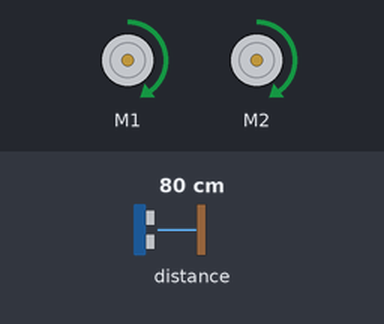
A program run on a simulated BBC micro:bit (MakeCode). Shown: 2 × DC motor (green arrow = forward, orange = backward, longer = faster). Inputs (shaded band) come from the test bench; at power-on: distance to the obstacle 80 cm.

Above: at 0.1 s.
Timing chart, 0 to 1.6 s (numbered marks = the images above):
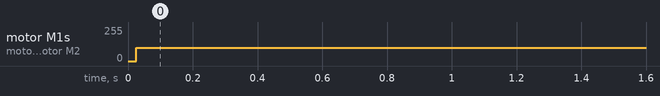

The program:

main.ts
```typescript
let distance = maqueen.Ultrasonic(PingUnit.Centimeters)
basic.forever(function () {
    if (distance >= 5) {
        maqueen.motorRun(maqueen.Motors.M1, maqueen.Dir.CW, 100)
        maqueen.motorRun(maqueen.Motors.M2, maqueen.Dir.CW, 100)
    } else if (distance < 5) {
        maqueen.motorStop(maqueen.Motors.All)
        basic.showIcon(IconNames.Heart)
        music.playMelody("- G F - G C5 - - ", 120)
    }
})
```

test.ts
```typescript
// Hier kann man Tests durchführen; diese Datei wird nicht kompiliert, wenn dieses Paket als Erweiterung verwendet wird.
```

Measured:
- by itself, motor M1, motor M2: stopped → forward 100/255 at 0.03 s
